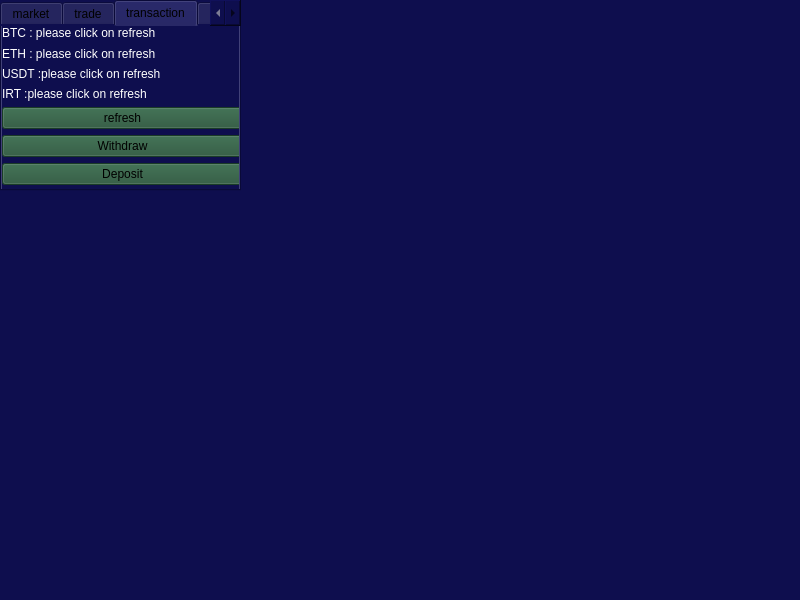
<?xml version="1.0" encoding="UTF-8"?>
<ui version="4.0">
 <class>MainWindow</class>
 <widget class="QMainWindow" name="MainWindow">
  <property name="geometry">
   <rect>
    <x>0</x>
    <y>0</y>
    <width>800</width>
    <height>600</height>
   </rect>
  </property>
  <property name="windowTitle">
   <string>MainWindow</string>
  </property>
  <property name="styleSheet">
   <string notr="true">background-color:#0e0e4e</string>
  </property>
  <widget class="QWidget" name="centralwidget">
   <widget class="QTabWidget" name="tabWidget">
    <property name="geometry">
     <rect>
      <x>0</x>
      <y>0</y>
      <width>241</width>
      <height>191</height>
     </rect>
    </property>
    <property name="toolTip">
     <string>&lt;html&gt;&lt;head/&gt;&lt;body&gt;&lt;p&gt;oage 3&lt;/p&gt;&lt;p&gt;&lt;br/&gt;&lt;/p&gt;&lt;/body&gt;&lt;/html&gt;</string>
    </property>
    <property name="currentIndex">
     <number>2</number>
    </property>
    <widget class="QWidget" name="tab">
     <property name="styleSheet">
      <string notr="true"/>
     </property>
     <attribute name="title">
      <string>market</string>
     </attribute>
     <widget class="QWidget" name="gridLayoutWidget_2">
      <property name="geometry">
       <rect>
        <x>10</x>
        <y>20</y>
        <width>211</width>
        <height>128</height>
       </rect>
      </property>
      <layout class="QGridLayout" name="gridLayout_2">
       <item row="5" column="1">
        <widget class="QLabel" name="label_6">
         <property name="styleSheet">
          <string notr="true">color: #fff</string>
         </property>
         <property name="text">
          <string>&lt;html&gt;&lt;head/&gt;&lt;body&gt;&lt;p&gt;&lt;br/&gt;&lt;/p&gt;&lt;/body&gt;&lt;/html&gt;</string>
         </property>
        </widget>
       </item>
       <item row="4" column="1">
        <widget class="QLabel" name="label_5">
         <property name="styleSheet">
          <string notr="true">color: #fff</string>
         </property>
         <property name="text">
          <string>&lt;html&gt;&lt;head/&gt;&lt;body&gt;&lt;p&gt;&lt;br/&gt;&lt;/p&gt;&lt;/body&gt;&lt;/html&gt;</string>
         </property>
        </widget>
       </item>
       <item row="5" column="0">
        <widget class="QLabel" name="label_3">
         <property name="styleSheet">
          <string notr="true">color: #fff</string>
         </property>
         <property name="text">
          <string>USDTIRT</string>
         </property>
        </widget>
       </item>
       <item row="4" column="0">
        <widget class="QLabel" name="label">
         <property name="styleSheet">
          <string notr="true">color: #fff</string>
         </property>
         <property name="text">
          <string>BTCIRT</string>
         </property>
        </widget>
       </item>
       <item row="1" column="0">
        <widget class="QLabel" name="label_2">
         <property name="styleSheet">
          <string notr="true">color: #fff</string>
         </property>
         <property name="text">
          <string>ETHIRT</string>
         </property>
        </widget>
       </item>
       <item row="1" column="1">
        <widget class="QLabel" name="label_4">
         <property name="styleSheet">
          <string notr="true">color: #fff</string>
         </property>
         <property name="text">
          <string>&lt;html&gt;&lt;head/&gt;&lt;body&gt;&lt;p&gt;&lt;br/&gt;&lt;/p&gt;&lt;/body&gt;&lt;/html&gt;</string>
         </property>
        </widget>
       </item>
      </layout>
     </widget>
    </widget>
    <widget class="QWidget" name="tab_2">
     <attribute name="title">
      <string>trade</string>
     </attribute>
     <widget class="QComboBox" name="comboBox">
      <property name="geometry">
       <rect>
        <x>120</x>
        <y>10</y>
        <width>101</width>
        <height>22</height>
       </rect>
      </property>
      <property name="styleSheet">
       <string notr="true">background-color: #255237</string>
      </property>
     </widget>
     <widget class="QPushButton" name="pushButton_1">
      <property name="geometry">
       <rect>
        <x>20</x>
        <y>100</y>
        <width>75</width>
        <height>23</height>
       </rect>
      </property>
      <property name="styleSheet">
       <string notr="true">background-color: #255237</string>
      </property>
      <property name="text">
       <string>SELL</string>
      </property>
     </widget>
     <widget class="QPushButton" name="pushButton_2">
      <property name="geometry">
       <rect>
        <x>120</x>
        <y>100</y>
        <width>75</width>
        <height>23</height>
       </rect>
      </property>
      <property name="styleSheet">
       <string notr="true">background-color: #255237</string>
      </property>
      <property name="text">
       <string>BUY</string>
      </property>
     </widget>
     <widget class="QLineEdit" name="lineEdit">
      <property name="geometry">
       <rect>
        <x>20</x>
        <y>70</y>
        <width>141</width>
        <height>20</height>
       </rect>
      </property>
      <property name="styleSheet">
       <string notr="true">color:#fff</string>
      </property>
      <property name="text">
       <string/>
      </property>
     </widget>
     <widget class="QLabel" name="label_7">
      <property name="geometry">
       <rect>
        <x>20</x>
        <y>50</y>
        <width>71</width>
        <height>16</height>
       </rect>
      </property>
      <property name="styleSheet">
       <string notr="true">color:#fff</string>
      </property>
      <property name="text">
       <string>amount:</string>
      </property>
     </widget>
     <widget class="QLabel" name="label_12">
      <property name="geometry">
       <rect>
        <x>20</x>
        <y>10</y>
        <width>81</width>
        <height>20</height>
       </rect>
      </property>
      <property name="styleSheet">
       <string notr="true">color:#fff</string>
      </property>
      <property name="text">
       <string>Currency type:</string>
      </property>
     </widget>
     <widget class="QLabel" name="label_13">
      <property name="geometry">
       <rect>
        <x>60</x>
        <y>130</y>
        <width>161</width>
        <height>20</height>
       </rect>
      </property>
      <property name="styleSheet">
       <string notr="true">color:#fff</string>
      </property>
      <property name="text">
       <string/>
      </property>
     </widget>
    </widget>
    <widget class="QWidget" name="tab_3">
     <attribute name="title">
      <string>transaction</string>
     </attribute>
     <widget class="QWidget" name="verticalLayoutWidget">
      <property name="geometry">
       <rect>
        <x>0</x>
        <y>0</y>
        <width>241</width>
        <height>159</height>
       </rect>
      </property>
      <layout class="QVBoxLayout" name="verticalLayout">
       <item>
        <widget class="QLabel" name="label_10">
         <property name="styleSheet">
          <string notr="true">color:#fff</string>
         </property>
         <property name="text">
          <string>BTC : please click on refresh</string>
         </property>
        </widget>
       </item>
       <item>
        <widget class="QLabel" name="label_8">
         <property name="styleSheet">
          <string notr="true">color:#fff</string>
         </property>
         <property name="text">
          <string>ETH : please click on refresh</string>
         </property>
        </widget>
       </item>
       <item>
        <widget class="QLabel" name="label_11">
         <property name="styleSheet">
          <string notr="true">color:#fff</string>
         </property>
         <property name="text">
          <string>USDT :please click on refresh</string>
         </property>
        </widget>
       </item>
       <item>
        <widget class="QLabel" name="label_9">
         <property name="styleSheet">
          <string notr="true">color:#fff</string>
         </property>
         <property name="text">
          <string>IRT :please click on refresh</string>
         </property>
        </widget>
       </item>
       <item>
        <widget class="QPushButton" name="pushButton">
         <property name="styleSheet">
          <string notr="true">background-color: #255237</string>
         </property>
         <property name="text">
          <string>refresh</string>
         </property>
        </widget>
       </item>
       <item>
        <widget class="QPushButton" name="pushButton_4">
         <property name="styleSheet">
          <string notr="true">background-color: #255237</string>
         </property>
         <property name="text">
          <string>Withdraw</string>
         </property>
        </widget>
       </item>
       <item>
        <widget class="QPushButton" name="pushButton_3">
         <property name="styleSheet">
          <string notr="true">background-color: #255237</string>
         </property>
         <property name="text">
          <string>Deposit</string>
         </property>
        </widget>
       </item>
      </layout>
     </widget>
    </widget>
    <widget class="QWidget" name="tab_4">
     <attribute name="title">
      <string>chart</string>
     </attribute>
     <widget class="QComboBox" name="comboBox_2">
      <property name="geometry">
       <rect>
        <x>20</x>
        <y>30</y>
        <width>81</width>
        <height>22</height>
       </rect>
      </property>
      <property name="styleSheet">
       <string notr="true">background-color: #255237</string>
      </property>
     </widget>
     <widget class="QPushButton" name="pushButton_5">
      <property name="geometry">
       <rect>
        <x>54</x>
        <y>90</y>
        <width>111</width>
        <height>23</height>
       </rect>
      </property>
      <property name="styleSheet">
       <string notr="true">background-color: #255237</string>
      </property>
      <property name="text">
       <string>confirm</string>
      </property>
     </widget>
     <widget class="QLabel" name="label_15">
      <property name="geometry">
       <rect>
        <x>20</x>
        <y>10</y>
        <width>71</width>
        <height>20</height>
       </rect>
      </property>
      <property name="styleSheet">
       <string notr="true">color:#fff</string>
      </property>
      <property name="text">
       <string>Currency type:</string>
      </property>
     </widget>
    </widget>
   </widget>
  </widget>
  <widget class="QMenuBar" name="menubar">
   <property name="geometry">
    <rect>
     <x>0</x>
     <y>0</y>
     <width>800</width>
     <height>21</height>
    </rect>
   </property>
  </widget>
  <widget class="QStatusBar" name="statusbar"/>
 </widget>
 <resources/>
 <connections/>
</ui>
